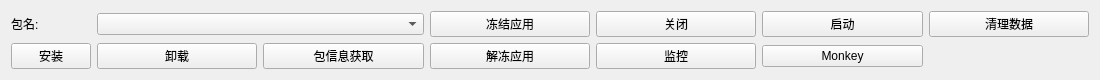
                    <widget class="QWidget" name="appScrollContent">
                     <property name="geometry">
                      <rect>
                       <x>0</x>
                       <y>0</y>
                       <width>1100</width>
                       <height>78</height>
                      </rect>
                     </property>
                     <layout class="QGridLayout" name="gridLayout_2">
                      <property name="spacing">
                       <number>6</number>
                      </property>
                      <item row="0" column="4">
                       <widget class="QPushButton" name="btnStopApp">
                        <property name="text">
                         <string>关闭</string>
                        </property>
                       </widget>
                      </item>
                      <item row="1" column="4">
                       <widget class="QPushButton" name="btnpm">
                        <property name="text">
                         <string>监控</string>
                        </property>
                       </widget>
                      </item>
                      <item row="0" column="0">
                       <widget class="QLabel" name="lblPkg">
                        <property name="maximumSize">
                         <size>
                          <width>30</width>
                          <height>50</height>
                         </size>
                        </property>
                        <property name="text">
                         <string>包名:</string>
                        </property>
                       </widget>
                      </item>
                      <item row="1" column="2">
                       <widget class="QPushButton" name="btnAppInfo">
                        <property name="text">
                         <string>包信息获取</string>
                        </property>
                       </widget>
                      </item>
                      <item row="0" column="6">
                       <widget class="QPushButton" name="btnClearApp">
                        <property name="text">
                         <string>清理数据</string>
                        </property>
                       </widget>
                      </item>
                      <item row="0" column="3">
                       <widget class="QPushButton" name="btnFreezeApp">
                        <property name="text">
                         <string>冻结应用</string>
                        </property>
                       </widget>
                      </item>
                      <item row="1" column="3">
                       <widget class="QPushButton" name="btnThawApp">
                        <property name="text">
                         <string>解冻应用</string>
                        </property>
                       </widget>
                      </item>
                      <item row="0" column="5">
                       <widget class="QPushButton" name="btnStartApp">
                        <property name="text">
                         <string>启动</string>
                        </property>
                       </widget>
                      </item>
                      <item row="1" column="5">
                       <widget class="QPushButton" name="btnRunningApps_2">
                        <property name="text">
                         <string>Monkey</string>
                        </property>
                       </widget>
                      </item>
                      <item row="1" column="1">
                       <widget class="QPushButton" name="btnUninstall">
                        <property name="text">
                         <string>卸载</string>
                        </property>
                       </widget>
                      </item>
                      <item row="1" column="0">
                       <widget class="QPushButton" name="btninstallzip">
                        <property name="text">
                         <string>安装</string>
                        </property>
                       </widget>
                      </item>
                      <item row="0" column="1" colspan="2">
                       <widget class="收藏下拉框" name="pkgCombo">
                        <property name="placeholderText">
                         <string>com.example.app</string>
                        </property>
                       </widget>
                      </item>
                     </layout>
                    </widget>
